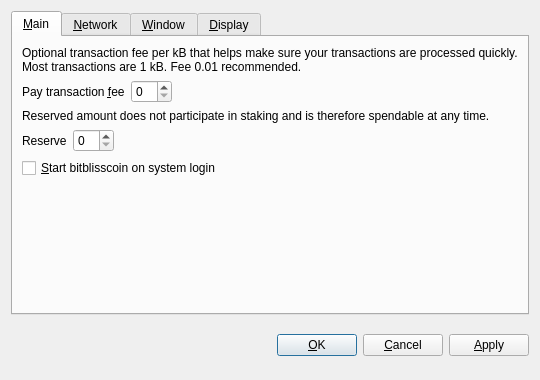
<?xml version="1.0" encoding="UTF-8"?>
<ui version="4.0">
 <class>OptionsDialog</class>
 <widget class="QDialog" name="OptionsDialog">
  <property name="geometry">
   <rect>
    <x>0</x>
    <y>0</y>
    <width>540</width>
    <height>380</height>
   </rect>
  </property>
  <property name="windowTitle">
   <string>Options</string>
  </property>
  <property name="modal">
   <bool>true</bool>
  </property>
  <layout class="QVBoxLayout" name="verticalLayout">
   <item>
    <widget class="QTabWidget" name="tabWidget">
     <property name="tabPosition">
      <enum>QTabWidget::North</enum>
     </property>
     <property name="currentIndex">
      <number>0</number>
     </property>
     <widget class="QWidget" name="tabMain">
      <attribute name="title">
       <string>&amp;Main</string>
      </attribute>
      <layout class="QVBoxLayout" name="verticalLayout_Main">
       <item>
        <widget class="QLabel" name="transactionFeeInfoLabel">
         <property name="text">
          <string>Optional transaction fee per kB that helps make sure your transactions are processed quickly. Most transactions are 1 kB. Fee 0.01 recommended.</string>
         </property>
         <property name="textFormat">
          <enum>Qt::PlainText</enum>
         </property>
         <property name="wordWrap">
          <bool>true</bool>
         </property>
        </widget>
       </item>
       <item>
        <layout class="QHBoxLayout" name="horizontalLayoutFee">
         <item>
          <widget class="QLabel" name="transactionFeeLabel">
           <property name="text">
            <string>Pay transaction &amp;fee</string>
           </property>
           <property name="textFormat">
            <enum>Qt::PlainText</enum>
           </property>
           <property name="buddy">
            <cstring>transactionFee</cstring>
           </property>
          </widget>
         </item>
         <item>
          <widget class="BitcoinAmountField" name="transactionFee"/>
         </item>
         <item>
          <spacer name="horizontalSpacerFee">
           <property name="orientation">
            <enum>Qt::Horizontal</enum>
           </property>
           <property name="sizeHint" stdset="0">
            <size>
             <width>40</width>
             <height>20</height>
            </size>
           </property>
          </spacer>
         </item>
        </layout>
       </item>
       <item>
        <widget class="QLabel" name="reserveBalanceInfoLabel">
         <property name="text">
          <string>Reserved amount does not participate in staking and is therefore spendable at any time.</string>
         </property>
         <property name="textFormat">
          <enum>Qt::PlainText</enum>
         </property>
         <property name="wordWrap">
          <bool>true</bool>
         </property>
        </widget>
       </item>
       <item>
        <layout class="QHBoxLayout" name="horizontalLayoutReserveBalance">
         <item>
          <widget class="QLabel" name="reserveBalanceLabel">
           <property name="text">
            <string>Reserve</string>
           </property>
           <property name="textFormat">
            <enum>Qt::PlainText</enum>
           </property>
           <property name="buddy">
            <cstring>reserveBalance</cstring>
           </property>
          </widget>
         </item>
         <item>
          <widget class="BitcoinAmountField" name="reserveBalance"/>
         </item>
         <item>
          <spacer name="horizontalSpacerReserveBalance">
           <property name="orientation">
            <enum>Qt::Horizontal</enum>
           </property>
           <property name="sizeHint" stdset="0">
            <size>
             <width>40</width>
             <height>20</height>
            </size>
           </property>
          </spacer>
         </item>
        </layout>
       </item>
       <item>
        <widget class="QCheckBox" name="bitcoinAtStartup">
         <property name="toolTip">
          <string>Automatically start bitblisscoin after logging in to the system.</string>
         </property>
         <property name="text">
          <string>&amp;Start bitblisscoin on system login</string>
         </property>
        </widget>
       </item>
       <item>
        <spacer name="verticalSpacer_Main">
         <property name="orientation">
          <enum>Qt::Vertical</enum>
         </property>
         <property name="sizeHint" stdset="0">
          <size>
           <width>20</width>
           <height>40</height>
          </size>
         </property>
        </spacer>
       </item>
      </layout>
     </widget>
     <widget class="QWidget" name="tabNetwork">
      <attribute name="title">
       <string>&amp;Network</string>
      </attribute>
      <layout class="QVBoxLayout" name="verticalLayout_Network">
       <item>
        <widget class="QCheckBox" name="mapPortUpnp">
         <property name="toolTip">
          <string>Automatically open the bitblisscoin client port on the router. This only works when your router supports UPnP and it is enabled.</string>
         </property>
         <property name="text">
          <string>Map port using &amp;UPnP</string>
         </property>
        </widget>
       </item>
       <item>
        <widget class="QCheckBox" name="connectSocks">
         <property name="toolTip">
          <string>Connect to the bitblisscoin network through a SOCKS proxy (e.g. when connecting through Tor).</string>
         </property>
         <property name="text">
          <string>&amp;Connect through SOCKS proxy:</string>
         </property>
        </widget>
       </item>
       <item>
        <layout class="QHBoxLayout" name="horizontalLayout_Network">
         <item>
          <widget class="QLabel" name="proxyIpLabel">
           <property name="text">
            <string>Proxy &amp;IP:</string>
           </property>
           <property name="textFormat">
            <enum>Qt::PlainText</enum>
           </property>
           <property name="buddy">
            <cstring>proxyIp</cstring>
           </property>
          </widget>
         </item>
         <item>
          <widget class="QValidatedLineEdit" name="proxyIp">
           <property name="maximumSize">
            <size>
             <width>140</width>
             <height>16777215</height>
            </size>
           </property>
           <property name="toolTip">
            <string>IP address of the proxy (e.g. 127.0.0.1)</string>
           </property>
          </widget>
         </item>
         <item>
          <widget class="QLabel" name="proxyPortLabel">
           <property name="text">
            <string>&amp;Port:</string>
           </property>
           <property name="textFormat">
            <enum>Qt::PlainText</enum>
           </property>
           <property name="buddy">
            <cstring>proxyPort</cstring>
           </property>
          </widget>
         </item>
         <item>
          <widget class="QLineEdit" name="proxyPort">
           <property name="maximumSize">
            <size>
             <width>55</width>
             <height>16777215</height>
            </size>
           </property>
           <property name="toolTip">
            <string>Port of the proxy (e.g. 9050)</string>
           </property>
          </widget>
         </item>
         <item>
          <widget class="QLabel" name="socksVersionLabel">
           <property name="text">
            <string>SOCKS &amp;Version:</string>
           </property>
           <property name="textFormat">
            <enum>Qt::PlainText</enum>
           </property>
           <property name="buddy">
            <cstring>socksVersion</cstring>
           </property>
          </widget>
         </item>
         <item>
          <widget class="QValueComboBox" name="socksVersion">
           <property name="toolTip">
            <string>SOCKS version of the proxy (e.g. 5)</string>
           </property>
          </widget>
         </item>
         <item>
          <spacer name="horizontalSpacer_Network">
           <property name="orientation">
            <enum>Qt::Horizontal</enum>
           </property>
           <property name="sizeHint" stdset="0">
            <size>
             <width>40</width>
             <height>20</height>
            </size>
           </property>
          </spacer>
         </item>
        </layout>
       </item>
       <item>
        <spacer name="verticalSpacer_Network">
         <property name="orientation">
          <enum>Qt::Vertical</enum>
         </property>
         <property name="sizeHint" stdset="0">
          <size>
           <width>20</width>
           <height>40</height>
          </size>
         </property>
        </spacer>
       </item>
      </layout>
     </widget>
     <widget class="QWidget" name="tabWindow">
      <attribute name="title">
       <string>&amp;Window</string>
      </attribute>
      <layout class="QVBoxLayout" name="verticalLayout_Window">
       <item>
        <widget class="QCheckBox" name="minimizeToTray">
         <property name="toolTip">
          <string>Show only a tray icon after minimizing the window.</string>
         </property>
         <property name="text">
          <string>&amp;Minimize to the tray instead of the taskbar</string>
         </property>
        </widget>
       </item>
       <item>
        <widget class="QCheckBox" name="minimizeOnClose">
         <property name="toolTip">
          <string>Minimize instead of exit the application when the window is closed. When this option is enabled, the application will be closed only after selecting Quit in the menu.</string>
         </property>
         <property name="text">
          <string>M&amp;inimize on close</string>
         </property>
        </widget>
       </item>
       <item>
        <spacer name="verticalSpacer_Window">
         <property name="orientation">
          <enum>Qt::Vertical</enum>
         </property>
         <property name="sizeHint" stdset="0">
          <size>
           <width>20</width>
           <height>40</height>
          </size>
         </property>
        </spacer>
       </item>
      </layout>
     </widget>
     <widget class="QWidget" name="tabDisplay">
      <attribute name="title">
       <string>&amp;Display</string>
      </attribute>
      <layout class="QVBoxLayout" name="verticalLayout_Display">
       <item>
        <layout class="QHBoxLayout" name="horizontalLayout_1_Display">
         <item>
          <widget class="QLabel" name="langLabel">
           <property name="text">
            <string>User Interface &amp;language:</string>
           </property>
           <property name="textFormat">
            <enum>Qt::PlainText</enum>
           </property>
           <property name="buddy">
            <cstring>lang</cstring>
           </property>
          </widget>
         </item>
         <item>
          <widget class="QValueComboBox" name="lang">
           <property name="toolTip">
            <string>The user interface language can be set here. This setting will take effect after restarting bitblisscoin.</string>
           </property>
          </widget>
         </item>
        </layout>
       </item>
       <item>
        <layout class="QHBoxLayout" name="horizontalLayout_2_Display">
         <item>
          <widget class="QLabel" name="unitLabel">
           <property name="text">
            <string>&amp;Unit to show amounts in:</string>
           </property>
           <property name="textFormat">
            <enum>Qt::PlainText</enum>
           </property>
           <property name="buddy">
            <cstring>unit</cstring>
           </property>
          </widget>
         </item>
         <item>
          <widget class="QValueComboBox" name="unit">
           <property name="toolTip">
            <string>Choose the default subdivision unit to show in the interface and when sending coins.</string>
           </property>
          </widget>
         </item>
        </layout>
       </item>
       <item>
        <widget class="QCheckBox" name="displayAddresses">
         <property name="toolTip">
          <string>Whether to show bitblisscoin addresses in the transaction list or not.</string>
         </property>
         <property name="text">
          <string>&amp;Display addresses in transaction list</string>
         </property>
        </widget>
       </item>
       <item>
        <widget class="QCheckBox" name="coinControlFeatures">
         <property name="toolTip">
          <string>Whether to show coin control features or not.</string>
         </property>
         <property name="text">
          <string>Display coin &amp;control features (experts only!)</string>
         </property>
        </widget>
       </item>
       <item>
        <spacer name="verticalSpacer_Display">
         <property name="orientation">
          <enum>Qt::Vertical</enum>
         </property>
         <property name="sizeHint" stdset="0">
          <size>
           <width>20</width>
           <height>40</height>
          </size>
         </property>
        </spacer>
       </item>
      </layout>
     </widget>
    </widget>
   </item>
   <item>
    <layout class="QHBoxLayout" name="horizontalLayout_Buttons">
     <item>
      <spacer name="horizontalSpacer_1">
       <property name="orientation">
        <enum>Qt::Horizontal</enum>
       </property>
       <property name="sizeHint" stdset="0">
        <size>
         <width>40</width>
         <height>48</height>
        </size>
       </property>
      </spacer>
     </item>
     <item>
      <widget class="QLabel" name="statusLabel">
       <property name="font">
        <font>
         <weight>75</weight>
         <bold>true</bold>
        </font>
       </property>
       <property name="text">
        <string/>
       </property>
       <property name="textFormat">
        <enum>Qt::PlainText</enum>
       </property>
       <property name="wordWrap">
        <bool>true</bool>
       </property>
      </widget>
     </item>
     <item>
      <spacer name="horizontalSpacer_2">
       <property name="orientation">
        <enum>Qt::Horizontal</enum>
       </property>
       <property name="sizeHint" stdset="0">
        <size>
         <width>40</width>
         <height>48</height>
        </size>
       </property>
      </spacer>
     </item>
     <item>
      <widget class="QPushButton" name="okButton">
       <property name="text">
        <string>&amp;OK</string>
       </property>
      </widget>
     </item>
     <item>
      <widget class="QPushButton" name="cancelButton">
       <property name="text">
        <string>&amp;Cancel</string>
       </property>
       <property name="autoDefault">
        <bool>false</bool>
       </property>
      </widget>
     </item>
     <item>
      <widget class="QPushButton" name="applyButton">
       <property name="text">
        <string>&amp;Apply</string>
       </property>
       <property name="autoDefault">
        <bool>false</bool>
       </property>
      </widget>
     </item>
    </layout>
   </item>
  </layout>
 </widget>
 <customwidgets>
  <customwidget>
   <class>BitcoinAmountField</class>
   <extends>QSpinBox</extends>
   <header>bitcoinamountfield.h</header>
  </customwidget>
  <customwidget>
   <class>QValueComboBox</class>
   <extends>QComboBox</extends>
   <header>qvaluecombobox.h</header>
  </customwidget>
  <customwidget>
   <class>QValidatedLineEdit</class>
   <extends>QLineEdit</extends>
   <header>qvalidatedlineedit.h</header>
  </customwidget>
 </customwidgets>
 <resources/>
 <connections/>
</ui>
